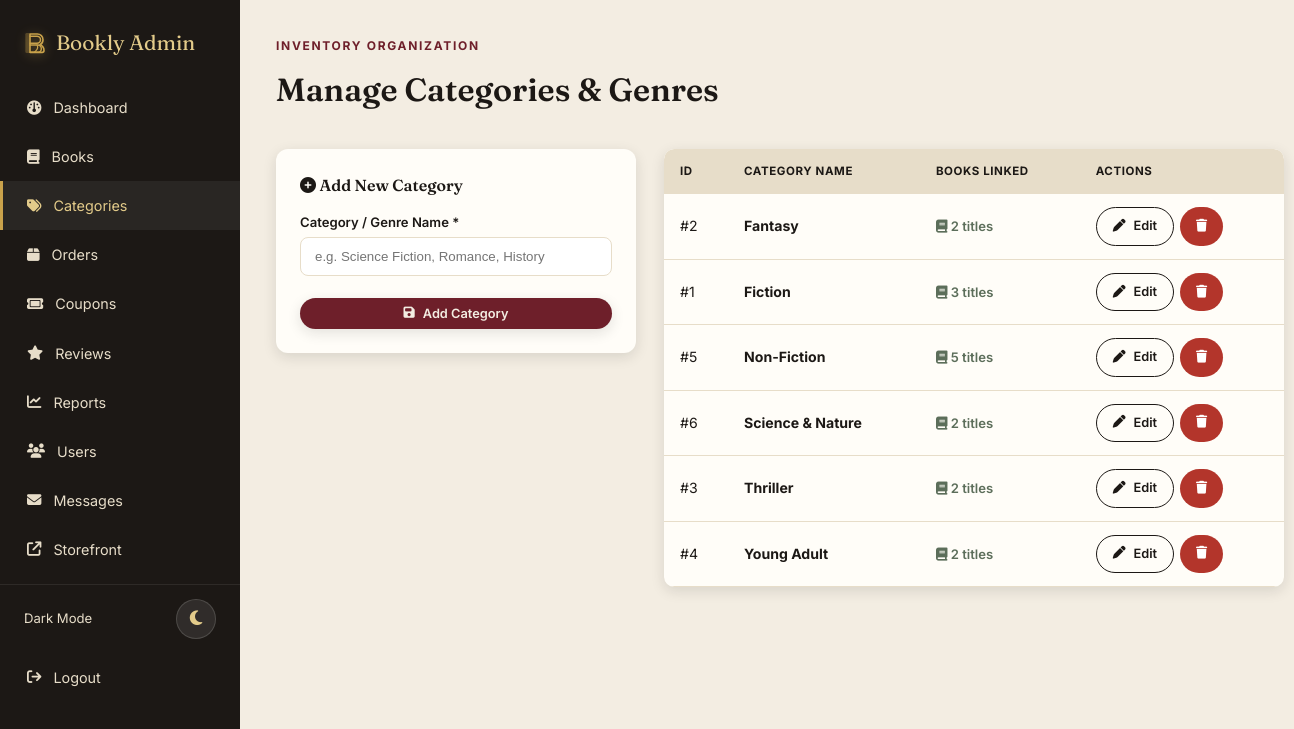
/admin/categories.php (signed in), run on the app's committed database.
### tables this page shows
CREATE TABLE `categories` (
  `id` INT UNSIGNED NOT NULL AUTO_INCREMENT,
  `name` VARCHAR(100) NOT NULL UNIQUE,
  PRIMARY KEY (`id`)
);

### includes/functions.php (called while the page is built, shortened)
<?php
function h($str) {
    return htmlspecialchars($str ?? '', ENT_QUOTES, 'UTF-8');
}
function csrf_token() {
    return $_SESSION['csrf_token'];
}

### admin/categories.php (the view, shortened to what this page needs)
<?php
require_once '../config.php';
require_once '../includes/functions.php';
$categories = $pdo->query(
    'SELECT c.*, COUNT(b.id) AS book_count
     FROM categories c
     LEFT JOIN books b ON b.category_id = c.id
     GROUP BY c.id
     ORDER BY c.name ASC'
)->fetchAll();
$edit_category = null;
require_once 'includes/admin_header.php';
?>
<div class="section-head">
  <div><span class="eyebrow">Inventory Organization</span><h2>Manage Categories & Genres</h2></div>
</div>
<div style="display:grid; grid-template-columns:360px 1fr; gap:28px; align-items:start;">
  <div class="admin-form" style="background:#fffdf8; padding:24px; border-radius:12px; box-shadow:var(--shadow-sm);">
    <h4 style="margin-bottom:14px;">
      <i class="fas <?= $edit_category ? 'fa-pen-to-square' : 'fa-plus-circle'; ?>"></i>
      <?= $edit_category ? 'Edit Category' : 'Add New Category'; ?>
    </h4>
    <form action="categories.php" method="post">
      <label for="cat-name">Category / Genre Name *</label>
      <input type="text" id="cat-name" name="name" required value="<?= h($edit_category['name'] ?? ''); ?>" placeholder="e.g. Science Fiction, Romance, History" autofocus>
      <div style="display:flex; gap:10px; margin-top:8px;">
        <button type="submit" class="btn btn-primary btn-sm" style="flex:1;">
          <i class="fas fa-floppy-disk"></i> <?= $edit_category ? 'Update Category' : 'Add Category'; ?>
        </button>
      </div>
    </form>
  </div>
  <div>
    <div class="table-responsive">
  <table class="admin-table">
      <thead>
        <tr>
          <th>ID</th>
          <th>Category Name</th>
          <th>Books Linked</th>
          <th>Actions</th>
        </tr>
      </thead>
      <tbody>
        <?php foreach ($categories as $cat): ?>
          <tr>
            <td>#<?= $cat['id']; ?></td>
            <td><strong><?= h($cat['name']); ?></strong></td>
            <td>
              <span class="stock-badge" style="font-size:.82rem; font-weight:600;">
                <i class="fas fa-book"></i> <?= (int)$cat['book_count']; ?> titles
              </span>
            </td>
            <td>
              <div style="display:flex; gap:6px;">
                <a href="categories.php?edit=<?= $cat['id']; ?>" class="btn btn-outline btn-sm" title="Edit Category Name">
                  <i class="fas fa-pen"></i> Edit
                </a>
                <a href="categories.php?delete=<?= $cat['id']; ?>&csrf=<?= csrf_token(); ?>"
                   class="btn btn-danger btn-sm"
                   onclick="return confirm('Delete category &quot;<?= h($cat['name']); ?>&quot;?');"
                   title="Delete Category">
                  <i class="fas fa-trash"></i>
                </a>
              </div>
            </td>
          </tr>
        <?php endforeach; ?>
      </tbody>
    </table>
</div>
  </div>
</div>
<?php require_once 'includes/admin_footer.php'; ?>

### data on the page
categories: id "2", name "Fantasy", book_count "2"
categories: id "1", name "Fiction", book_count "3"
categories: id "5", name "Non-Fiction", book_count "5"
categories: id "6", name "Science & Nature", book_count "2"
categories: id "3", name "Thriller", book_count "2"
categories: id "4", name "Young Adult", book_count "2"
